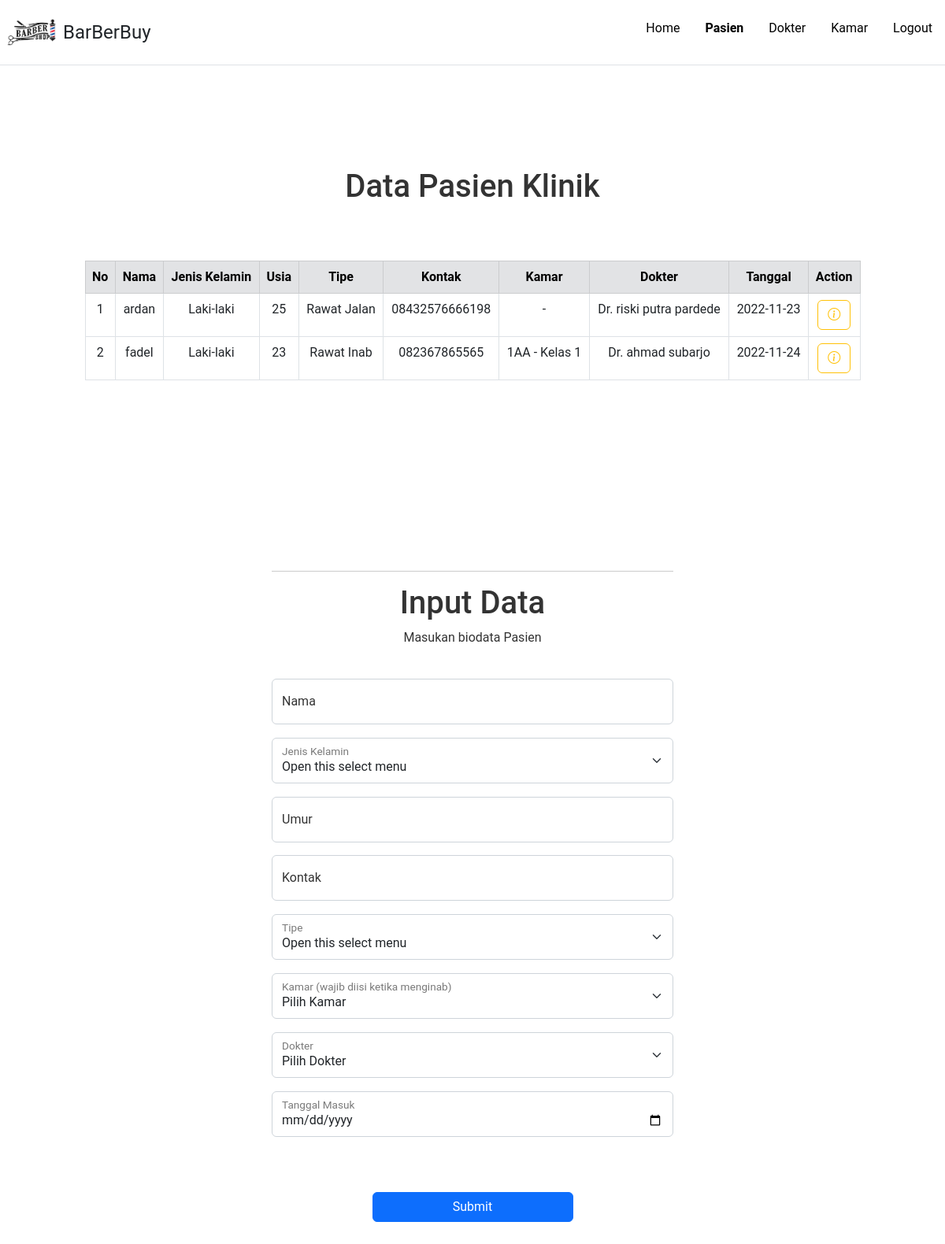
The page /pasien/pasien.php?alert=berhasil (signed in) on the database its author committed.
### tables this page shows
CREATE TABLE `pasien` (
  `id_pasien` int(11) NOT NULL,
  `nama` varchar(30) NOT NULL,
  `kelamin` varchar(10) NOT NULL,
  `umur` int(3) NOT NULL,
  `tipe` varchar(10) NOT NULL,
  `kontak` varchar(15) NOT NULL,
  `id_kamar` int(11) NOT NULL,
  `id_dokter` int(11) NOT NULL,
  `tanggal` date NOT NULL
);

CREATE TABLE `dokter` (
  `id_dokter` int(11) NOT NULL,
  `namadok` varchar(30) NOT NULL,
  `spesialis` varchar(20) NOT NULL,
  `gender` varchar(20) NOT NULL,
  `usia` int(10) NOT NULL,
  `alamat` varchar(150) NOT NULL,
  `foto` varchar(300) NOT NULL
);

CREATE TABLE `kamar` (
  `id_kamar` int(10) NOT NULL,
  `kamar` varchar(15) NOT NULL,
  `fasilitas` varchar(20) NOT NULL
);

### pasien/pasien.php (the view, shortened to what this page needs)
<!DOCTYPE html>
<html lang="en">
<head>
    <link href="https://cdn.jsdelivr.net/npm/bootstrap@5.2.2/dist/css/bootstrap.min.css" rel="stylesheet">
    <link rel="stylesheet" href="https://cdn.jsdelivr.net/npm/bootstrap-icons@1.10.1/font/bootstrap-icons.css">
    <link rel="stylesheet" href="../style.css">
</head>
<body>
<header class="d-flex flex-wrap justify-content-center py-3 mb-4 border-bottom">
        <a href="/" class="d-flex align-items-center mb-3 mb-md-0 me-md-auto text-dark text-decoration-none">
            <img src="../assets/barber.jpg" alt="Barber" style="width: 80px; height: auto;">
            <span class="fs-4">BarBerBuy</span>
        </a>
        <?php if($_SESSION): ?>
        <ul class="nav">
            <li class="nav-item">
                <a class="nav-link" href="../index.php">Home</a>
            </li>
            <li class="nav-item">
                <a class="nav-link active" href="#">Pasien</a>
            </li>
            <li class="nav-item">
                <a class="nav-link" href="../dokter/dokter.php">Dokter</a>
            </li>
            <li class="nav-item">
                <a class="nav-link" href="../kamar/kamar.php">Kamar</a>
            </li>
            <li class="nav-item">
                <a class="nav-link" data-bs-toggle="modal" data-bs-target="#exampleModal">Logout</a>
            </li>
        </ul>
        <?php endif; ?>
    </header>
    <div class="container text-center">
        <div class="row" style="margin-top: 100px;;">
        <div class="col"></div>
            <div class="col col-lg-11" style=" padding: 30px">
                <h1>Data Pasien Klinik</h1>
                <table class="table table-bordered" style="margin-top: 70px;;">
                    <tr class="table-secondary">
                        <th>No</th>
                        <th>Nama</th>
                        <th>Jenis Kelamin</th>
                        <th>Usia</th>
                        <th>Tipe</th>
                        <th>Kontak</th>
                        <th>Kamar</th>
                        <th>Dokter</th>
                        <th>Tanggal</th>
                        <th>Action</th>
                    </tr>
                    <?php
                    include('../koneksi.php');
                    $sql	= "SELECT p.*, k.*, d.* FROM dokter d INNER JOIN kamar k INNER JOIN pasien p ON p.id_dokter=d.id_dokter AND p.id_kamar=k.id_kamar  ORDER BY p.nama ASC";
                    $query	= mysqli_query($connect, $sql);
                    $no =1;
                    while ($data = mysqli_fetch_array($query)) {
                    ?>
                    <tr>
                        <td><?= $no++; ?></td>
                        <td><?= $data['nama']; ?></td>
                        <td><?= $data['kelamin']; ?></td>
                        <td><?= $data['umur']; ?></td>
                        <td>Rawat <?= $data['tipe']; ?></td>
                        <td><?= $data['kontak']; ?></td>
                        <td><?= $data['kamar']; ?> - <?= $data['fasilitas']; ?></td>
                        <td>Dr. <?= $data['namadok']; ?></td>
                        <td><?= $data['tanggal']; ?></td>
                        <td> <a href="" type="button" class="btn btn-outline-warning" data-toggle="modal" data-target="#myModal<?php echo $data['id_pasien']; ?>"><i class="bi bi-info-circle"></i></a>
                    </tr>
                    <?php } ?>
                </table>
            </div>
            <div class="col"></div>
        </div>
    </div>
    <div class="container text-center">
        <div class="row" style="margin-top: 150px;;">
        <div class="col"></div>
            <div class="col col-lg-6" style=" padding: 30px">
            <hr>
                <h1>Input Data</h1>
                <p>Masukan biodata Pasien</p><br>
                <form action="pasien_proses.php" method="POST">
                    <div class="form-floating mb-3">
                        <input type="text" class="form-control" id="floatingInput" placeholder="bambang.." name="nama" required="">
                        <label for="floatingInput">Nama</label>
                    </div>
                    <div class="form-floating" style="margin: 17px 0px">
                        <select class="form-select" id="floatingSelect" aria-label="Floating label select example" name="kelamin" required>
                            <option value="">Open this select menu</option>
                        </select>
                        <label for="floatingSelect">Jenis Kelamin</label>
                    </div>
                    <div class="form-floating mb-3">
                        <input type="number" class="form-control" id="floatingInput" placeholder="Mata, THT, etc.." name="umur" required="">
                        <label for="floatingInput">Umur</label>
                    </div>
                    <div class="form-floating mb-3">
                        <input type="text" class="form-control" id="floatingInput" placeholder="30" name="kontak" required="">
                        <label for="floatingInput">Kontak</label>
                    </div>
                    <div class="form-floating" style="margin: 17px 0px">
                        <select class="form-select" id="floatingSelect" aria-label="Floating label select example" name="tipe" required>
                            <option value="">Open this select menu</option>
                        </select>
                        <label for="floatingSelect">Tipe</label>
                    </div>
                    <div class="form-floating" style="margin: 17px 0px">
                        <select class="form-select" id="floatingSelect" aria-label="Floating label select example" name="kamar">
                            <option value="6">Pilih Kamar</option>
                        </select>
                        <label for="floatingSelect">Kamar (wajib diisi ketika menginab)</label>
                    </div>
                    <div class="form-floating" style="margin: 17px 0px">
                        <select class="form-select" id="floatingSelect" aria-label="Floating label select example" name="id_dokter" required>
                            <option value="-">Pilih Dokter</option>
                        </select>
                        <label for="floatingSelect">Dokter</label>
                    </div>
                    <div class="form-floating mb-3">
                        <input type="date" class="form-control" id="floatingInput" placeholder="30" name="tanggal" required="">
                        <label for="floatingInput">Tanggal Masuk</label>
                    </div>
                    <div class="d-grid gap-2 col-6 mx-auto" style="margin-top: 70px">
                        <button class="btn btn-primary" type="submit" value="Upload">Submit</button>
                    </div>
                </form>
            </div>
            <div class="col"></div>
        </div>
    </div>
</body>
</html>

### style.css (style rules this page uses)
body { font-family: 'Roboto', sans-serif; color: #333; }
.nav-link { color: #000; font-weight: normal; transition: font-weight 0.3s; }
.active { font-weight: bold; }

### rows shown on the page
pasien: nama "ardan", kelamin "Laki-laki", umur "25", tipe "Jalan", kontak "08432576666198", id_dokter.namadok "riski putra pardede", tanggal "2022-11-23"
pasien: nama "fadel", kelamin "Laki-laki", umur "23", tipe "Inab", kontak "082367865565", id_kamar.kamar "1AA", id_kamar.fasilitas "Kelas 1", id_dokter.namadok "ahmad subarjo", tanggal "2022-11-24"
